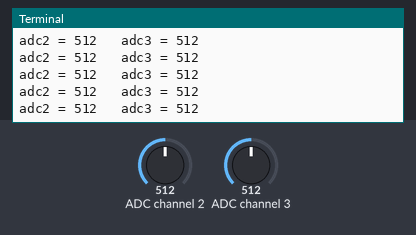
Bench run of a program on a simulated Raspberry Pi (BCM pin numbers). Parts: the last lines printed to the terminal. The inputs (shaded band) are chosen by the test bench; at power-on: ADC channel 2 = 512, ADC channel 3 = 512 (analog values on the 0–1023 scale).

Above: at 1.2 s.
1.3 s: ADC channel 2 set to 716
At 2.0 s:
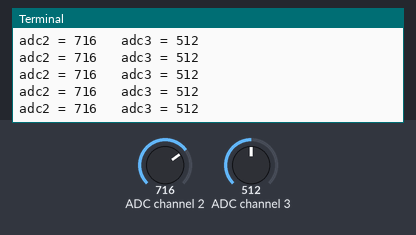
2.8 s: ADC channel 3 set to 716
At 3.6 s:
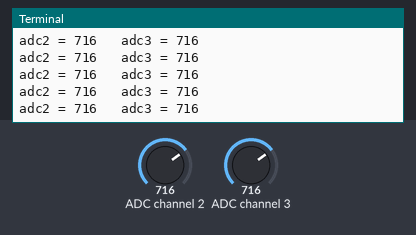
4.3 s: ADC channel 2 set to 900
At 4.8 s:
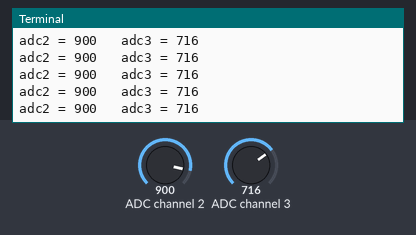
5.8 s: ADC channel 3 set to 900
At 6.7 s:
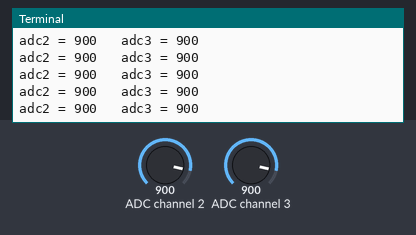
Timing chart, 0 to 8.3 s (numbered marks = the images above; inputs shaded):
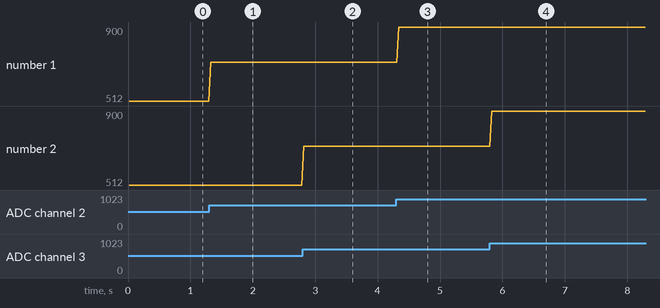

The program:

Joystick_05_Spi_Adc_02.py
```python
#-------------------------------------------------
import time
import spidev

#-------------------------------------------------
spi = spidev.SpiDev()
spi.open(0,0)
spi.max_speed_hz = 1000000

#-------------------------------------------------
#-------------------------------------------------

print("\nRaspberryPi SPI-Adc Test 02\n")

while True:
    data = spi.xfer2([1, (0x08 + 2) << 4, 0])
    adc_out2 = ((data[1] & 0x03) << 8) + data[2]
    time.sleep(0.01)

    data = spi.xfer2([1, (0x08 + 3) << 4, 0])
    adc_out3 = ((data[1] & 0x03) << 8) + data[2]
    time.sleep(0.01)

    print("adc2 = %d   adc3 = %d" %(adc_out2, adc_out3))
    time.sleep(0.01)
```

Measured:
- after the input at 1.3 s, the terminal: prints a new line at once (image 1)
- after the input at 2.8 s, the terminal: prints a new line at once (image 2)
- after the input at 4.3 s, the terminal: prints a new line at once (image 3)
- after the input at 5.8 s, the terminal: prints a new line at once (image 4)
- plotted number 1: 512 → 716 after the input at 1.3 s, 716 → 900 after the input at 4.3 s
